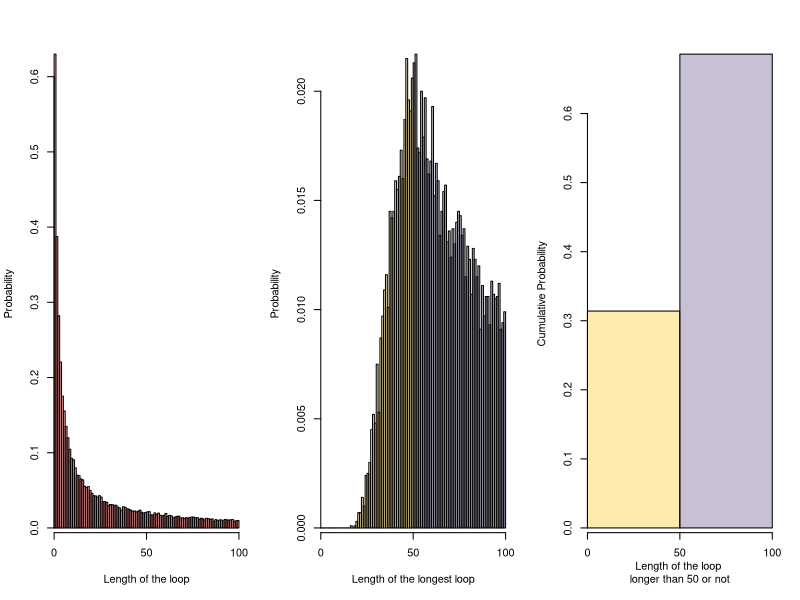

This chart was generated by the following R code:
#XXXXXXXXXXXXXXXXXXXXXXXX proj2.r XXXXXXXXXXXXXXXXXXXXXXXXXXXXXXXXXXXXXXXXXXXX
# Group member
# Biwei Zhu, s2325784
# Guanhao Su, s2301705
# Shuying Liu, s2436365

# Github repo: 
# https://github.com/SyLiu24/proj2

#XXXXXXXXXXXXXXXXXXXXXXXXXXX Contribution XXXXXXXXXXXXXXXXXXXXXXXXXXXXXXXXXXXXXX

# Biwei Zhu completed the function Pone
# Guanhao Su completed the function Pall and the visualization
# Biwei Zhu and Guanhao Su completed together the example code to assess success probabilities under each strategy
# Shuying Liu completed the function dloop and the assessment of probability, and modified the whole code. 

#XXXXXXXXXXXXXXXXXXXXXXXXXXXX Simulation XXXXXXXXXXXXXXXXXXXXXXXXXXXXXXXXXXXXXXX


# This project aims to estimate the success probability of the prisoner problem by simulations
# under three strategies:

# 1. The prisoner first opens the box with their number on it, 
# reads the number in the box then opens the box with that number,
# repeat until finding their own number in the box or reach the maximum of n open boxes.


# 2. As strategy 1, but starting from a randomly selected box.

# 3. They open n boxes at random to look for their number.
# Note: The cards in 2n boxes are in random order.


sim <- function(n,k,strategy,nprisoner=1,nreps=10000){
  # sim estimates the probability of prisoner succeeding in finding his number in 2*n boxes
  # takes argument: n; k - the list of prisoners' numbers; strategy - 1,2,3;
  #                 nprisoner - number of prisoners; nreps - number of simulations
  # returns the estimate probability
  
  # the total numer of success in nreps simulations
  success <- 0
  
  # Run nreps simulations
  for (irep in 1:nreps) {
    cards <- sample(2*n)
    # Elements of flag is whether the prisoner succeeds: TRUE if succeeds.
    flag <- array(FALSE,nprisoner)
    
    # Check if each prisoner succeeds
    for (prisoner in 1:nprisoner) {
      if (strategy == 3) {
        open_boxes <- sample(2*n,n)
        check_cards <- cards[open_boxes]
        if (k[prisoner] %in% check_cards) flag[prisoner] <- TRUE
      }
      else {
        # Different initially selected box number for strategy 2 & 3
        if (strategy == 1) selected_box <- k[prisoner]
        else selected_box <- sample(2*n,size=1)
        
        for (box in 1:n){
          if (cards[selected_box] == k[prisoner]){
            flag[prisoner] <- TRUE
            break
          }
          selected_box <- cards[selected_box]
        }
      }
    }
    success <- success+all(flag)
  }
  success/nreps
}


Pone <- function(n,k,strategy,nreps=10000){
  # Pone estimates the probability of one prisoner succeeding in finding his number in 2*n boxes
  # Takes argument: n; k - the prisoner's number; strategy - 1,2,3;
  #                 nreps - number of simulations
  # Returns the estimate probability
  sim(n,k,strategy)
}

Pall <- function(n,strategy,nreps=10000){
  # Pone estimates the probability of all 2*n prisoners succeeding in finding their number in 2*n boxes
  # Takes argument: n; strategy - 1,2,3; nreps - number of simulations
  # Returns the estimate probability
  k <- 1:(2*n)
  sim(n,k,strategy,nprisoner=2*n)
}



# Estimate the individual success probability under n = 5 and n = 50
cat("Individual success probability under the three strategies when n = 5\n")
for (strategy in 1:3) cat(sprintf('strategy %d: %f\n',strategy,Pone(5,1,strategy,10000)))

cat("Individual success probability under the three strategies when n = 50\n")
for (strategy in 1:3) cat(sprintf('strategy %d: %f\n',strategy,Pone(50,1,strategy,10000)))

# Estimate the joint success probability under n = 5 and n = 50
cat("Joint success probability under the three strategies when n = 5\n")
for (strategy in 1:3) cat(sprintf('strategy %d: %f\n',strategy,Pall(5,strategy,10000)))

cat("Joint success probability under the three strategies when n = 50\n")
for (strategy in 1:3) cat(sprintf('strategy %d: %f\n',strategy,Pall(50,strategy,10000)))


#XXXXXXXXXXXXXXXXXXXXXXXXXXXX comments XXXXXXXXXXXXXXXXXXXXXXXXXXXXXXXXXXXXXXXX

# If we run enough simulations, we can estimate the probability by the relative frequency.
# The only difference between strategy 2 and strategy 1 is the initial choice of boxes,
# but strategy 2 (prob = 0.4) will have a lower probability of success for one prisoner than strategies 1 & 3 (prob = 0.5).
# The difference of success rate becomes greater as we run simulations on 2*n prisoners,
# strategy 1 still has a surprisingly stable success rate (Prob = 0.3),
# while the success rates of strategy 2 & 3 drop to 0.

# Speculation: Strategy 1 works surprisingly well because there is a decent chance that
# the length of a loop in a 2*n permutation is under n,
# thus if the prisoner first opens the box with his own number, then he is on the unique loop containing his number,
# so he is likely to find his number in the sequence of opening n boxes.
# Strategy 2 fails because he initially opens a random box, so loop wouldn't help.

#XXXXXXXXXXXXXXXXXXXXXXXXXXXXXXXXXXXXXXXXXXXXXXXXXXXXXXXXXXXXXXXXXXXXXXXXXXXXXX

dloop <- function(n,nreps=10000){
  # dloop estimates the probability of each loop length from 1 to 2*n ocurring in a random shuffle of 2*n cards
  # Take argument: n; nreps - number of simulations
  # Returns a matrix of diminsion (2,2*n), 
  #   the first row being the probability distribution of each loop length, 
  #   the second being the probability distribution of the longest loop.
  
  loops <- array(0,2*n)
  longest_loops <- array(0,2*n)
  
  # run nreps simulations
  for (irep in 1:nreps){
    # ramdom shuffle of cards
    shuffle <- sample(2*n)
    # elements of loop_check are whether each loop length ocurrs in shuffle: 1 if occurrs
    loop_check <- array(0,2*n)
    # elements of unchecked_list are whether indices of shuffle haven't been searched for loop: TRUE if not searched
    unchecked_list <- array(TRUE,2*n)
    
    # search all loops until all the elements in shuffle have been searched
    while (length(shuffle[unchecked_list])){
      # pick an unchecked element in shuffle to start
      start <- shuffle[unchecked_list][1]
      k <- start
      unchecked_list[k] <- FALSE
      loop_len <- 1
      # find the loop that begins with 'start'
      while (shuffle[k] != start){
        k <- shuffle[k]
        unchecked_list[k] <- FALSE
        loop_len <- loop_len+1
      }
      loop_check[loop_len] <- 1
    }
    
    loops <- loops+loop_check
    longest_loop <- tail((1:(2*n))[as.logical(loop_check)],1)
    longest_loops[longest_loop] <- longest_loops[longest_loop]+1
  }
  rbind(loops/nreps,longest_loops/nreps)
}

# Assess the probability of loop
y <- dloop(50)
# The probability of each loop length from 1 to 2n occurring at least once.
cat('The probability of each loop length is\n',(y[1,]),'\n')
# the probability that there is no loop longer than 50 is roughly 0.31
cat('Probability of longest loop length being 50 is',sum(y[2,1:50]))


#Visualising the probability
n <- 50
color1 <- c(rgb(250,220,120,150,max = 255), rgb(160,150,180,150,max = 255))
color2 <- c(rep(rgb(250,220,120,150,max = 255),n), rep(rgb(160,150,180,150, max = 255), n))
par(mfrow = c(1,3))#three subplot

barplot(y[1,],col = rgb(255,100,100,150,max = 255), space = 0,xaxs="i"
        , xlab = "Length of the loop", ylab = "Probability")
axis(1,c(0,50,100))

barplot(c((y[2,1:50]),(y[2,51:100])), space = 0, col = color2, xaxs="i"
        , xlab = "Length of the longest loop", ylab = "Probability")
axis(1,c(0,50,100))

barplot(c(sum(y[2,1:50]), sum(y[2,51:100])), space = 0, col = color1, xaxs="i"
        , xlab = "Length of the loop \nlonger than 50 or not", ylab = "Cumulative Probability")
axis(1,c(0,1,2),c(0,50,100))
